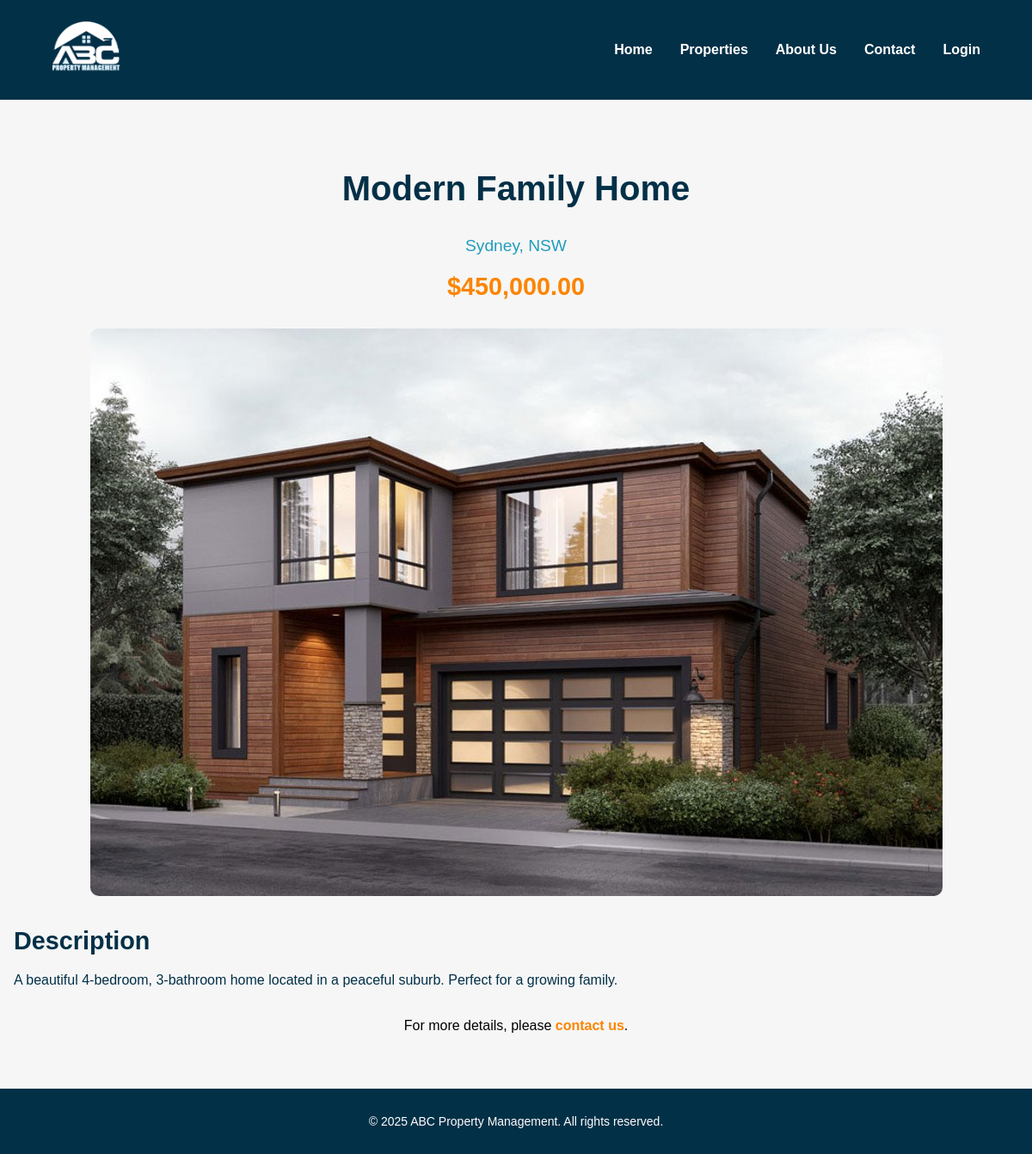
The page /pages/property.php?id=1 on the database its author committed.
### tables this page shows
CREATE TABLE `properties` (
    `id` INT AUTO_INCREMENT PRIMARY KEY,
    `title` VARCHAR(255) NOT NULL,
    `description` TEXT NOT NULL,
    `price` DECIMAL(10, 2) NOT NULL,
    `location` VARCHAR(255) NOT NULL,
    `property_type` ENUM('For Sale', 'For Rent') NOT NULL,
    `bedrooms` INT NOT NULL,
    `bathrooms` INT NOT NULL,
    `garage` INT NOT NULL,
    `image` VARCHAR(255) NOT NULL,
    `available` BOOLEAN DEFAULT TRUE,   
    `created_at` TIMESTAMP DEFAULT CURRENT_TIMESTAMP,
    `updated_at` TIMESTAMP DEFAULT CURRENT_TIMESTAMP ON UPDATE CURRENT_TIMESTAMP
);

### functions/fetch_properties.php (called while the page is built, shortened)
<?php
require_once('db_connect.php');
function fetch_property($property_id) {
    global $conn;
    $sql = "SELECT * FROM properties WHERE id = $property_id AND available = 1";
    $result = $conn->query($sql);
    if ($result->num_rows > 0) {
        return $result->fetch_assoc();
    } else {
        return null;
    }
}
?>

### pages/property.php (the view, shortened to what this page needs)
<?php
include('./templates/header.php');
include('../functions/fetch_properties.php');
if (isset($_GET['id']) && is_numeric($_GET['id'])) {
    $property_id = $_GET['id'];
    $property = fetch_property($property_id);
} else {
    echo "<p>Invalid property ID.</p>";
    exit;
}
?>
<section class="property-details">
    <div class="container">
        <div class="property-header">
            <h1><?php echo $property['title']; ?></h1>
            <p class="location"><?php echo $property['location']; ?></p>
            <p class="price">$<?php echo number_format($property['price'], 2); ?></p>
        </div>
        <div class="property-image">
            <img src="../assets/img/uploads/<?php echo $property['image']; ?>" alt="Image of <?php echo $property['title']; ?>">
        </div>
        <div class="property-description">
            <h2>Description</h2>
            <p><?php echo nl2br($property['description']); ?></p>
        </div>
        <div class="property-contact">
            <p>For more details, please <a href="./pages/contact.php">contact us</a>.</p>
        </div>
    </div>
</section>
<?php include('./templates/footer.php'); ?>

### assets/css/style.css (style rules this page uses)
:root { --primary-color: #023047; --secondary-color: #219ebc; --accent-color: #fb8500; --highlight-color: #ffb703; --background-color: #f6f6f6; --success-color: #4caf50; --error-color: #f44336; }
body { font-family: Arial, sans-serif; margin: 0; padding: 0; background-color: var(--background-color); }
a { text-decoration: none; color: inherit; }
.property-details { padding: 3rem 1rem; background-color: var(--background-color); }
.property-details .container { max-width: 1200px; margin: 0 auto; }
.property-details .property-header { text-align: center; margin-bottom: 2rem; }
.property-details .property-header h1 { font-size: 2.5rem; color: var(--primary-color); }
.property-details .property-header .location { font-size: 1.2rem; color: var(--secondary-color); margin-top: 0.5rem; }
.property-details .property-header .price { font-size: 1.8rem; color: var(--accent-color); font-weight: bold; margin-top: 1rem; }
.property-details .property-image { text-align: center; margin-bottom: 2rem; }
.property-details .property-image img { max-width: 100%; height: auto; object-fit: cover; border-radius: 10px; }
.property-details .property-description { margin-bottom: 2rem; }
.property-details .property-description h2 { font-size: 1.8rem; color: var(--primary-color); margin-bottom: 1rem; }
.property-details .property-description p { font-size: 1rem; color: var(--primary-color); line-height: 1.6; }
.property-details .property-contact { text-align: center; }
.property-details .property-contact a { font-weight: bold; color: var(--accent-color); text-decoration: none; }

### rows shown on the page
properties: title "Modern Family Home", location "Sydney, NSW", price "450,000.00", image (picture), description "A beautiful 4-bedroom, 3-bathroom home located in a peaceful suburb. Perfect for a growing family."
